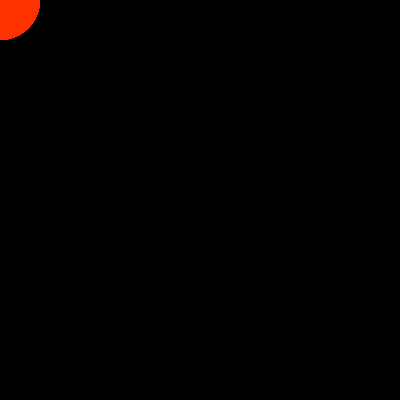
Frame 1 (no input)
Frame 60 (the mouse pressed at the canvas centre just before this capture): identical to frame 1, image omitted
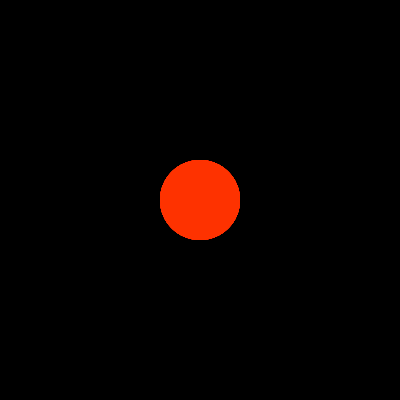
Frame 120 (the mouse held since frame 60 and released just before this capture)

The Processing sketch that drew these frames (run headless with seeded random() and noise(); from frame 60 on, the mouse is pressed at the canvas centre):

// Processing sketch: processing_17274
// ── processing_17274.pde

 int[] xpos = new int[50]; 
 int[] ypos = new int[50];
float theta;
 
void setup(){
  size(400,400);
  smooth();
    noStroke();
  for (int i = 0; i < xpos.length; i ++ ) {
    xpos[i] = 0; 
        ypos[i] = 0;
}}

void draw(){
    background(0);
    for (int i = 0; i < xpos.length-1; i ++ ) {
  
    xpos[i] = xpos[i+1];
      ypos[i] = ypos[i+1];
 // rectMode(CENTER);
 // rect(xpos[i],ypos[i],20,20);

  fill(255,50,0,75);
   theta = random(TWO_PI);
  noCursor();
}
   xpos[xpos.length-1] = mouseX; 
  ypos[ypos.length-1] = mouseY;
 for (int i = 0; i < xpos.length; i ++ ) {
    ellipse(xpos[i],ypos[i],80,80);
 }}
                
                
